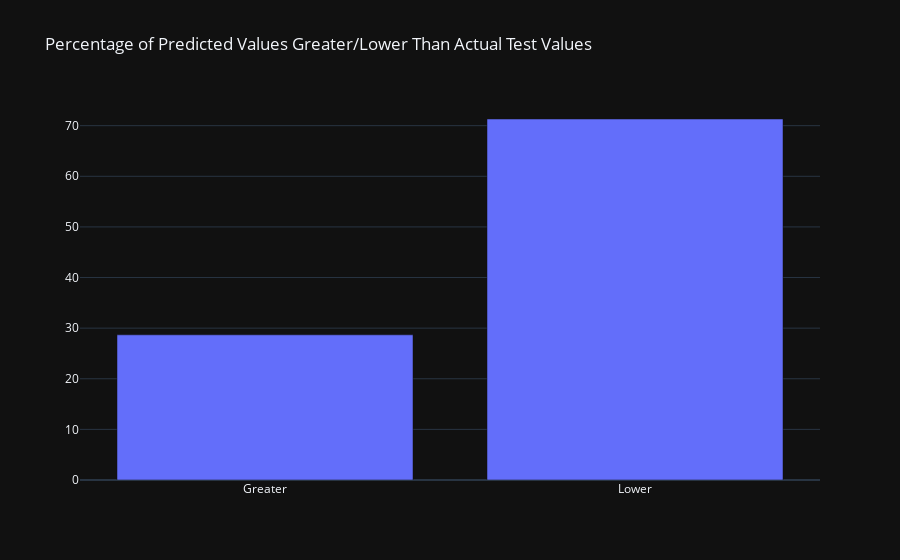

The notebook cell saved with this chart:
### Code cell
# Calculate percentage of predicted values greater than actual test values
greater_count = np.sum(y_pred.squeeze() > y_test.squeeze())
greater_percentage = greater_count / y_pred.squeeze().shape[0] * 100

# Calculate percentage of predicted values lower than actual test values
lower_count = np.sum(y_pred.squeeze() < y_test.squeeze())
lower_percentage = lower_count / y_pred.squeeze().shape[0] * 100

# Create a bar chart
fig = go.Figure(data=[go.Bar(x=['Greater', 'Lower'], y=[greater_percentage, lower_percentage])])
fig.update_layout(title='Percentage of Predicted Values Greater/Lower Than Actual Test Values')
fig.show()

### Figure 1 — Plotly figure (JSON) as saved in the notebook; plotly's stock layout.template omitted (floating-point values rounded to 4 significant figures)
{"data": [{"type": "bar", "x": ["Greater", "Lower"], "y": [28.68, 71.32]}], "layout": {"title": {"text": "Percentage of Predicted Values Greater/Lower Than Actual Test Values"}}}
